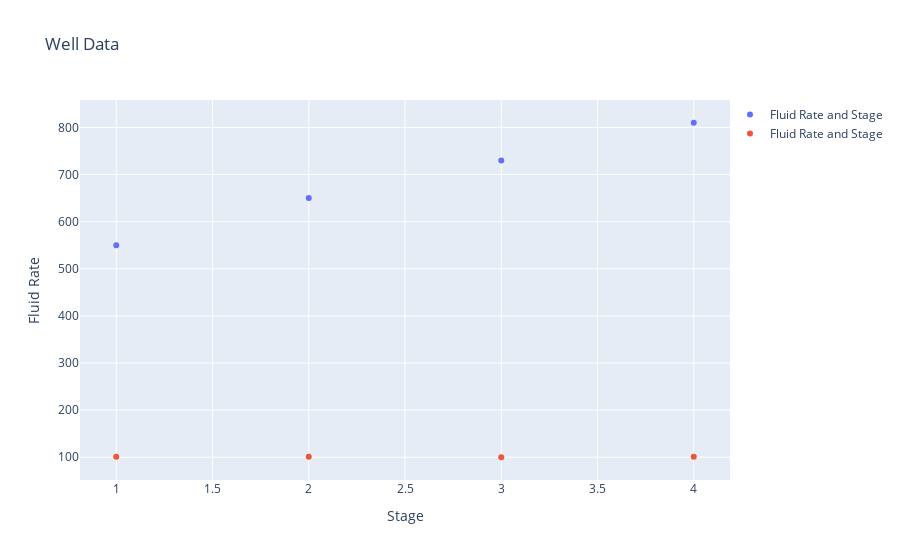

Source (notebook cell):
### Code cell
sql = """
SELECT Stage, AVG(Engine_Oil_Pressure) as avg_EOP, AVG(Fluid_Rate) as avg_FR
FROM data
GROUP BY Stage
"""
query = spark.sql(sql)
data=query.toPandas().sort_values(by=['Stage'])
print(data)

fig = go.Figure()
scatter_trace1=go.Scatter(
    x=data['Stage'],
    y=data['avg_FR'],
    mode='markers',
    name='Fluid Rate and Stage',
)
scatter_trace2=go.Scatter(
    x=data['Stage'],
    y=data['avg_EOP'],
    mode='markers',
    name='Fluid Rate and Stage',

)
fig = go.Figure(data=[scatter_trace1, scatter_trace2])
fig.update_layout(
    title='Well Data',
    xaxis_title='Stage',
    yaxis=dict(title='Fluid Rate'),
    yaxis2=dict(title='Engine Oil Pressure', overlaying='y', side='right'),
    legend=dict(x=1, y=1),
    showlegend=True
)
display(fig)

### Figure 1 — Plotly figure (JSON) as saved in the notebook; plotly's stock layout.template omitted (floating-point values rounded to 4 significant figures)
{"data": [{"mode": "markers", "name": "Fluid Rate and Stage", "type": "scatter", "x": [1, 2, 3, 4], "y": [550, 650, 730, 810]}, {"mode": "markers", "name": "Fluid Rate and Stage", "type": "scatter", "x": [1, 2, 3, 4], "y": [100.9, 101.2, 99.9, 100.9]}], "layout": {"legend": {"x": 1, "y": 1}, "showlegend": true, "title": {"text": "Well Data"}, "xaxis": {"title": {"text": "Stage"}}, "yaxis": {"title": {"text": "Fluid Rate"}}, "yaxis2": {"overlaying": "y", "side": "right", "title": {"text": "Engine Oil Pressure"}}}}
